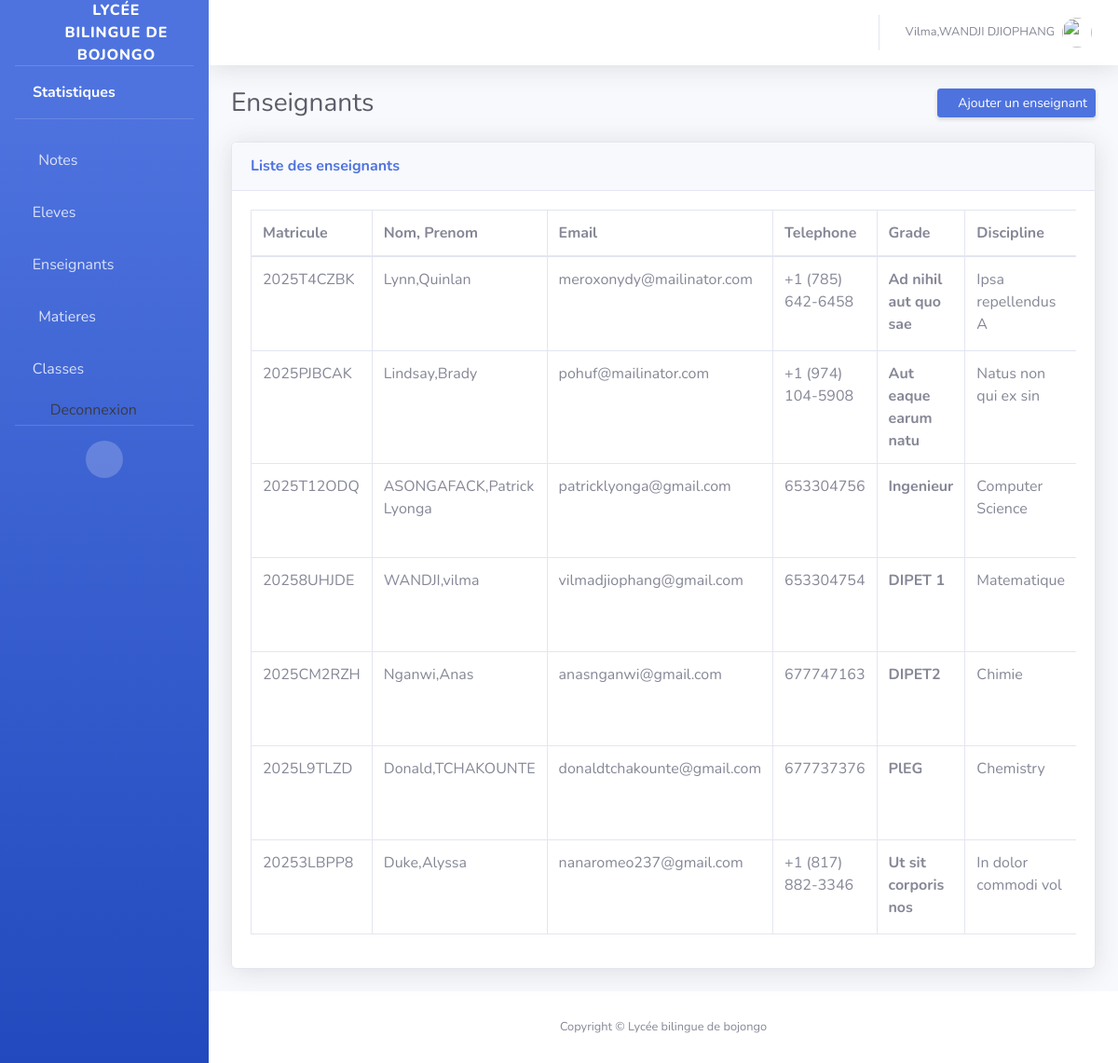
Page /dashboard/enseignants/ (signed in) on the committed database.
### auth_app/models.py (models this page shows, shortened)
class CustomUser(AbstractUser):
    ROLE_CHOICES = (
        ("eleve", "Élève"),
        ("enseignant", "Enseignant"),
        ("admin", "Administrateur"),
    )
    role = models.CharField(max_length=20, choices=ROLE_CHOICES, default='eleve')
    matricule = models.CharField(max_length=50, unique=True)
    def __str__(self):
        return f"{self.username}"

### admin_site/models.py (models this page shows, shortened)
class Enseignant(models.Model):
    user = models.OneToOneField(CustomUser, on_delete=models.CASCADE, related_name="enseignant_profile")
    grade = models.CharField(max_length=100)
    matiere = models.CharField(max_length=100)  # ex: "Mathématiques"
    phone_number = models.CharField(max_length=200)
    password=models.CharField(max_length=200)
    sexe = models.CharField(max_length=50, choices=[
        ("Masculin", "Masculin"),
        ("Feminin", "Feminin"),
    ], default="Feminin")

### admin_site/views.py (the view)
# urls.py: path('enseignants/', ListEnseignant.as_view(), name='list_enseignant'),
class ListEnseignant(LoginRequiredMixin,ListView):
    model=Enseignant
    context_object_name = 'enseignants'
    template_name = "enseignants/liste.html"

### admin_site/templates/enseignants/liste.html (shortened to what this page needs)
{% extends 'base.html' %}
{% block 'content' %}
<div class="d-sm-flex align-items-center justify-content-between mb-4">
    <h1 class="h3 mb-0 text-gray-800">Enseignants</h1>
    <a href="{% url 'create_enseignant' %}" class="d-none d-sm-inline-block btn btn-sm btn-primary shadow-sm"><i
            class="fas fa-plus fa-sm text-white-50"></i> Ajouter un enseignant</a>
</div>
<div class="card shadow mb-4">
    <div class="card-header py-3">
        <h6 class="m-0 font-weight-bold text-primary">Liste des enseignants</h6>
    </div>
    <div class="card-body">
        <div class="table-responsive">
            <table class="table table-bordered" id="dataTable" width="100%" cellspacing="0">
                <thead>
                    <tr>
                        <th>Matricule</th>
                        <th>Nom, Prenom</th>
                        <th>Email</th>
                        <th>Telephone</th>
                        <th>Grade</th>
                        <th>Discipline</th>
                    </tr>
                </thead>
                <tbody>
                    {% for enseignant in enseignants %}
                       <tr>
                        <td>{{enseignant.user}}</td>
                        <td>{{enseignant.user.last_name}},{{enseignant.user.first_name}}</td>
                        <td>{{enseignant.user.email}}</td>
                        <td>{{enseignant.phone_number}}</td>
                        <th>{{enseignant.grade}}</th>
                        <td>{{enseignant.matiere}}</td>
                    </tr>
                    {% endfor %}
                </tbody>
            </table>
        </div>
    </div>
</div>
{% endblock %}

### admin_site/templates/includes/topbar.html (shortened to what this page needs)
{% load static %}
<div id="content">
    <nav class="navbar navbar-expand navbar-light bg-white topbar mb-4 static-top shadow">
        <ul class="navbar-nav ml-auto">
            <li class="nav-item dropdown no-arrow">
                <a class="nav-link dropdown-toggle" href="#" id="userDropdown" role="button" data-toggle="dropdown"
                    aria-haspopup="true" aria-expanded="false">
                    <span class="mr-2 d-none d-lg-inline text-gray-600 small">{{user.first_name}},{{user.last_name}}</span>
                    <img class="img-profile rounded-circle" src="{% static 'img/undraw_profile.svg' %}">
                </a>
            </li>
        </ul>
    </nav>

### rows in the picture
Enseignant: user "2025T4CZBK", user.last_name "Lynn", user.first_name "Quinlan", user.email "meroxonydy@mailinator.com", phone_number "+1 (785) 642-6458", grade "Ad nihil aut quo sae", matiere "Ipsa repellendus A"
Enseignant: user "2025PJBCAK", user.last_name "Lindsay", user.first_name "Brady", user.email "pohuf@mailinator.com", phone_number "+1 (974) 104-5908", grade "Aut eaque earum natu", matiere "Natus non qui ex sin"
Enseignant: user "2025T12ODQ", user.last_name "ASONGAFACK", user.first_name "Patrick Lyonga", user.email "patricklyonga@gmail.com", phone_number "653304756", grade "Ingenieur", matiere "Computer Science"
Enseignant: user "20258UHJDE", user.last_name "WANDJI", user.first_name "vilma", user.email "vilmadjiophang@gmail.com", phone_number "653304754", grade "DIPET 1", matiere "Matematique"
Enseignant: user "2025CM2RZH", user.last_name "Nganwi", user.first_name "Anas", user.email "anasnganwi@gmail.com", phone_number "677747163", grade "DIPET2", matiere "Chimie"
Enseignant: user "2025L9TLZD", user.last_name "Donald", user.first_name "TCHAKOUNTE", user.email "donaldtchakounte@gmail.com", phone_number "677737376", grade "PlEG", matiere "Chemistry"
Enseignant: user "20253LBPP8", user.last_name "Duke", user.first_name "Alyssa", user.email "nanaromeo237@gmail.com", phone_number "+1 (817) 882-3346", grade "Ut sit corporis nos", matiere "In dolor commodi vol"

### other values in the picture
{{ user.first_name }} "Vilma"
{{ user.last_name }} "WANDJI DJIOPHANG"
